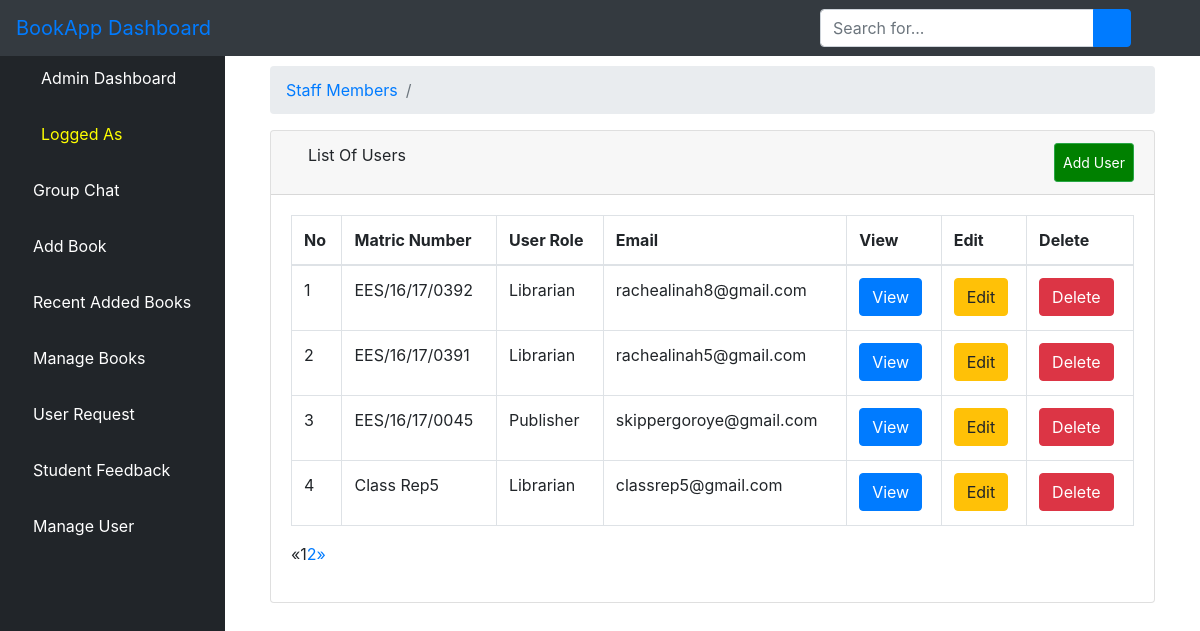
The page /aluser/ on the database its author committed.
### bookstore/models.py (models this page shows)
class User(AbstractUser):
    is_admin = models.BooleanField(default=False)
    is_publisher = models.BooleanField(default=False)
    is_librarian = models.BooleanField(default=False)
    class Meta:
        swappable = 'AUTH_USER_MODEL'

### bookstore/views.py (the view)
# urls.py: path('aluser/', views.ListUserView.as_view(), name='aluser'),
class ListUserView(generic.ListView):
    model = User
    template_name = 'dashboard/list_users.html'
    context_object_name = 'users'
    paginate_by = 4
    def get_queryset(self):
        return User.objects.order_by('-id')

### bookstore/templates/dashboard/list_users.html (shortened to what this page needs)
{% extends 'dashboard/base.html' %}
{% block body %}
        <div class="container-fluid">
        <div class="row">
          <div class="col-12 mb-3">
          <div class="col-12 mb-3">
                <div id="content-wrapper">
        <div class="container-fluid">
            <ol class="breadcrumb">
                <li class="breadcrumb-item">
                    <a href="">Staff Members</a>
                </li>
                <li class="breadcrumb-item active"></li>
            </ol>
            <div class="card mb-3">
                <div class="card-header">
                    <i class="fas fa-table"></i>
                    List Of Users
                    <a  class="btn btn-sm btn-success" href="{% url 'create_user_form' %}" style="padding: 8px; float: right; background-color: green; color: white;">Add User</a>
                </div>
                <div class="card-body">
                    <div class="table-responsive">
                        <table class="table table-bordered" id="dataTable" width="100%" cellspacing="0">
                            <thead>
                            <tr>
                                <th>No</th>
                                <th>Matric Number</th>
                                <th>User Role</th>
                                <th>Email</th>
                                <th>View</th>
                                <th>Edit</th>
                                <th>Delete</th>
                            </tr>
                            </thead>
                            <tbody>
                        {% if users %}
                            {% for user in users %}
                                <tr>
                                    <td>{{ forloop.counter }}</td>
                                    <td>{{ user.username }}</td>
                                    <td>{% if user.is_publisher == True %}
                                      <p>Publisher</p>
                                    {% elif user.is_admin == True %}
                                      <p>Admin</p>
                                    {% else %}
                                    <p>Librarian</p>
                                      {% endif %}
                                    </td>
                                    <td>{{ user.email }}</td>
                                    <td>
                <a href="{% url 'alvuser' user.pk %}"><button type="button" class="btn btn-primary"> View</button></a>
                 </td>
                <td>
                <a href="{% url 'aeuser' user.pk %}"><button type="button" class="btn btn-warning"> Edit</button></a>
        </td>
        <td>
          <a href="{% url 'aduser' user.pk %}"><button type="button" class="btn btn-danger"> Delete</button></a></td>
                                </tr>
                            {% endfor %}
                        {% endif %}
                            </tbody>
                        </table>
                          {% if is_paginated %}
  <ul class="pagination">
    {% if page_obj.has_previous %}
      <li><a href="?page={{ page_obj.previous_page_number }}">&laquo;</a></li>
    {% else %}
      <li class="disabled"><span>&laquo;</span></li>
    {% endif %}
    {% for i in paginator.page_range %}
      {% if page_obj.number == i %}
        <li class="active"><span>{{ i }} <span class="sr-only">(current)</span></span></li>
      {% else %}
        <li><a href="?page={{ i }}">{{ i }}</a></li>
      {% endif %}
    {% endfor %}
    {% if page_obj.has_next %}
      <li><a href="?page={{ page_obj.next_page_number }}">&raquo;</a></li>
    {% else %}
      <li class="disabled"><span>&raquo;</span></li>
    {% endif %}
  </ul>
{% endif %}
                    </div>
                </div>
            </div>
        </div>
    </div>
          </div>
        </div>
      </div>
    </div>
{% endblock %}

### bookstore/templates/dashboard/base.html (shortened to what this page needs)
{% load static %}
<!DOCTYPE html>
<html lang="en">
<head>
    {% load static %}
    <link href="{% static 'vendor/fontawesome-free/css/all.min.css' %}" rel="stylesheet" type="text/css">
       <link rel="stylesheet" href="{% static 'assets/css/bootstrap.min.css' %}">
      <link rel="stylesheet" href="{% static 'assets/fonts/font-awesome-4.7.0/css/font-awesome.min.css' %}">
    <link href="{% static 'vendor/datatables/dataTables.bootstrap4.css' %}" rel="stylesheet">
    <link rel="stylesheet" type="text/css" href="{% static 'css/master.css' %}">
    <link href="{% static 'css/sb-admin.css' %}" rel="stylesheet">
</head>
<body id="page-top">
<nav class="navbar navbar-expand navbar-dark bg-dark fixed-top">
    <a class="navbar-brand mr-1 text-primary" href="">BookApp Dashboard</a>
    <button class="btn btn-link btn-sm text-white order-1 order-sm-0" id="sidebarToggle" href="#">
        <i class="fas fa-bars"></i>
    </button>
      <form class="d-none d-md-inline-block form-inline ml-auto mr-0 mr-md-3 my-2 my-md-0" action="{% url 'asearch' %}">
        <div class="input-group">
            <input type="text" class="form-control" name="query" placeholder="Search for..." aria-label="Search" aria-describedby="basic-addon2">
            <div class="input-group-append">
                <button class="btn btn-primary" type="submit">
                    <i class="fas fa-search"></i>
                </button>
            </div>
        </div>
    </form>
    <ul class="navbar-nav ml-auto ml-md-0">
        <li class="nav-item dropdown no-arrow">
            <a class="nav-link dropdown-toggle" href="#" id="userDropdown" role="button" data-toggle="dropdown" aria-haspopup="true" aria-expanded="false">
                <i class="fas fa-user-circle fa-fw text-primary"></i>
            </a>
        </li>
    </ul>
</nav>
<div id="wrapper" style="padding-top: 50px">
<ul class="sidebar navbar-nav">
    <li class="nav-item active">
        <a class="nav-link" href="{% url 'dashboard' %}">
            <i class="fas fa-fw fa-tachometer-alt"></i>
            <span>Admin Dashboard</span>
        </a>
    </li>
    <li class="nav-item active">
        <a class="nav-link" href="">
            <i class="fas fa-user-circle fa-fw text-warning"></i>
            <span style="color: yellow">Logged As {{ user.username }}</span>
        </a>
    </li>
    <li class="nav-item">
        <a class="nav-link" href="{% url 'alchat' %}">
            <i class="fas fa-book text-primary"></i>
            <span style="color: white">Group Chat</span>
        </a>
    </li>
        <li class="nav-item">
        <a class="nav-link" href="{% url 'aabook_form' %}">
            <i class="fas fa-book text-primary"></i>
            <span style="color: white">Add Book</span>
        </a>
    </li>
    <li class="nav-item">
        <a class="nav-link" href="{% url 'albook' %}">
            <i class="fas fa-book text-primary"></i>
            <span style="color: white">Recent Added Books</span>
        </a>
    </li>
      <li class="nav-item">
        <a class="nav-link" href="{% url 'ambook' %}">
            <i class="fas fa-book text-primary"></i>
            <span style="color: white">Manage Books</span>
        </a>
    </li>
     <li class="nav-item">
        <a class="nav-link" href="{% url 'adrequest' %}">
            <i class="fas fa-book text-primary"></i>
            <span style="color: white">User Request</span>
        </a>
    </li>
     <li class="nav-item">
        <a class="nav-link" href="{% url 'afeedback' %}">
            <i class="fas fa-book text-primary"></i>
            <span style="color: white">Student Feedback</span>
        </a>
    </li>
     <li class="nav-item">
        <a class="nav-link" href="{% url 'aluser' %}">
            <i class="fas fa-user text-primary"></i>
            <span style="color: white">Manage User</span>
        </a>
    </li>
</ul>
    {% block body %}{% endblock %}
</div>

### static/css/master.css (style rules this page uses)
html { scroll-behavior: smooth; }
li { list-style-type: none; }

### bookstore/templates/dashboard/base.html (style rules this page uses)
body { display: flex; flex-direction: column; min-height: 100vh; }

### rows shown on the page
User: username "EES/16/17/0392", is_publisher "Librarian", email "rachealinah8@gmail.com"
User: username "EES/16/17/0391", is_publisher "Librarian", email "rachealinah5@gmail.com"
User: username "EES/16/17/0045", is_publisher "Publisher", email "skippergoroye@gmail.com"
User: username "Class Rep5", is_publisher "Librarian", email "classrep5@gmail.com"

### other values the page prints
{{ i }} "1"
{{ i }} "2"
